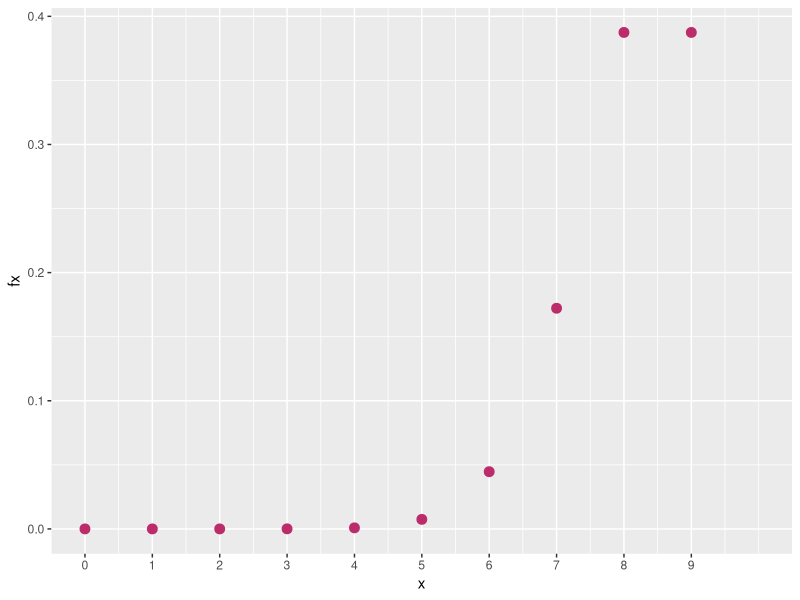
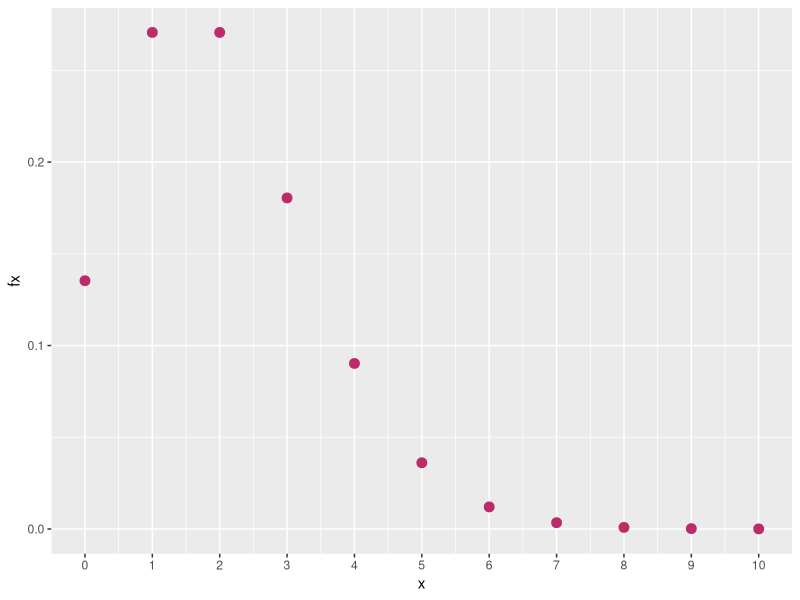
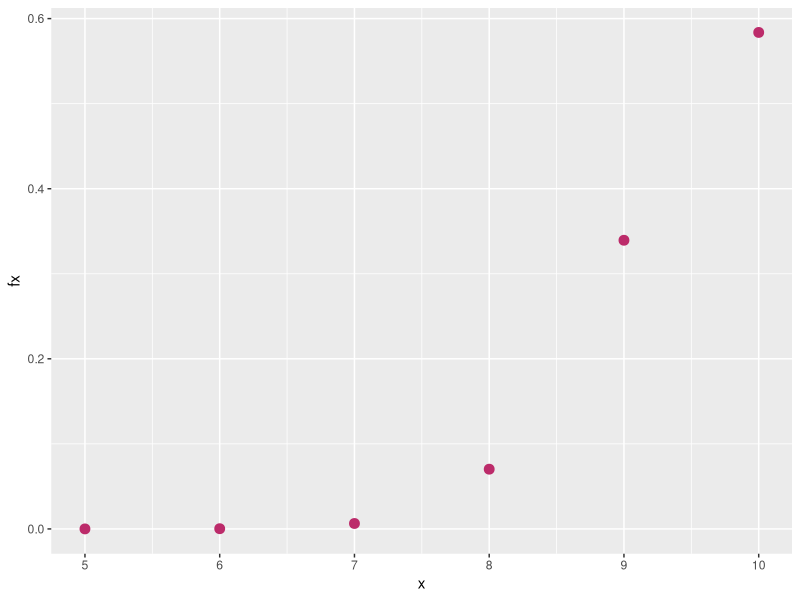
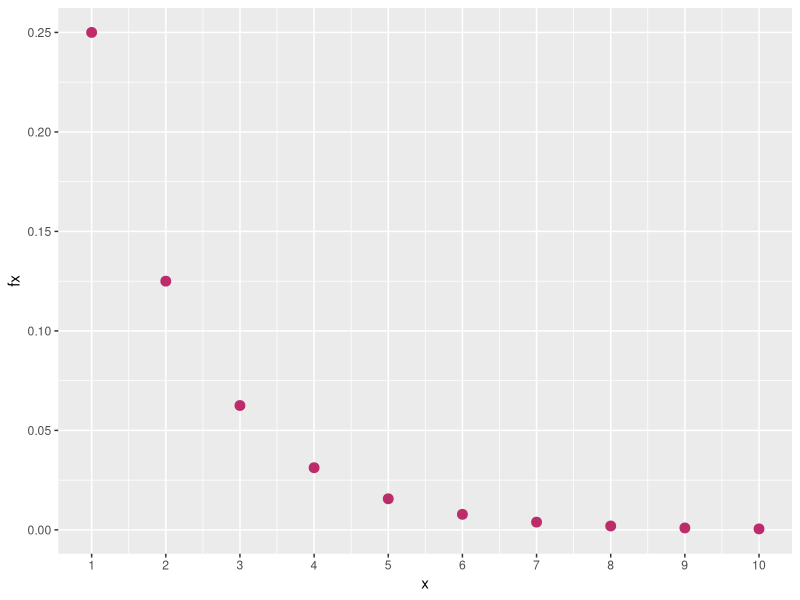
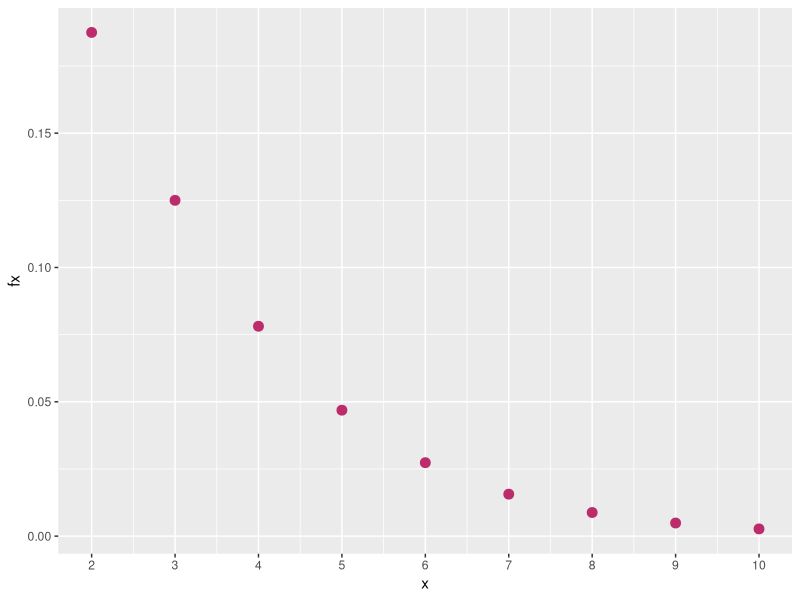

Here is the R script that generated these plots, in order:
## ---- chunk 1
knitr::opts_chunk$set(echo = TRUE, message = FALSE, warning = FALSE, comment = NA)

## ---- chunk 2
library(ggplot2)
# modelo binomial  ok
x=0:9
fx=dbinom(x,9,0.90)
dat=data.frame(x,fx)


ggplot(dat) + geom_point(aes(x, fx),colour = "#BC2B6A", size = 3) +
  scale_x_continuous(limits = c(0, 10),
                     breaks = c(0,1,2,3,4,5,6,7,8,9), 
                     labels = c('0','1','2','3','4','5','6','7','8','9'))
## ---- chunk 3
 dbinom(7,9,0.90)
## ---- chunk 4
# poiss ok
library(ggplot2)
x=0:10
fx=dpois(x,2)
dat=data.frame(x,fx)


ggplot(dat) + geom_point(aes(x, fx),colour = "#BC2B6A", size = 3) +
  scale_x_continuous(limits = c(0, 10),
                     breaks = c(0,1,2,3,4,5,6,7,8,9,10), 
                     labels = c('0','1','2','3','4','5','6','7','8','9','10'))
## ---- chunk 5
dpois(0,2)
## ---- chunk 6
# hyper ok
library(ggplot2)
x=5:10
fx=dhyper(x,95,5,10)
dat=data.frame(x,fx)


ggplot(dat) + geom_point(aes(x, fx),colour = "#BC2B6A", size = 3) +
  scale_x_continuous(limits = c(5, 10),
                     breaks = c(5,6,7,8,9,10), 
                     labels = c('5','6','7','8','9','10'))
## ---- chunk 7

phyper(0,5,135,20, lower.tail = FALSE)
## ---- chunk 8
# geom 
library(ggplot2)
x=1:10
fx=dgeom(x,0.5)
dat=data.frame(x,fx)


ggplot(dat) + geom_point(aes(x, fx),colour = "#BC2B6A", size = 3) +
  scale_x_continuous(limits = c(1, 10),
                     breaks = c(1,2,3,4,5,6,7,8,9,10), 
                     labels = c('1','2','3','4','5','6','7','8','9','10'))
## ---- chunk 9
dgeom(2, 0.50)
0.50*0.50
## ---- chunk 10
# nbiom
library(ggplot2)
x=2:10
fx=dnbinom(x,2,0.50)
dat=data.frame(x,fx)


ggplot(dat) + geom_point(aes(x, fx),colour = "#BC2B6A", size = 3) +
  scale_x_continuous(limits = c(2, 10),
                     breaks = c(2,3,4,5,6,7,8,9,10), 
                     labels = c('2','3','4','5','6','7','8','9','10'))
